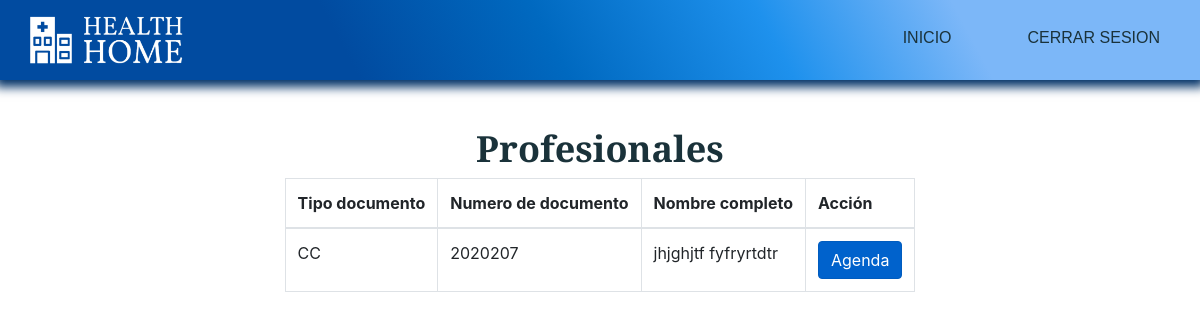
/index.php?c=Administrador&a=gestion_agenda, run on an earlier commit of the app's database.
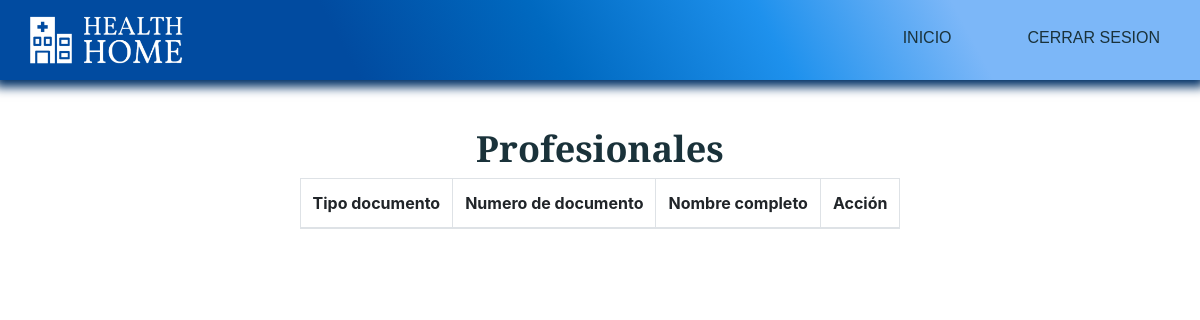
And on a later commit of the database.
### tables this page shows
CREATE TABLE `profesional` (
  `id_profesional` int(20) NOT NULL,
  `id_tipo_doc` varchar(5) NOT NULL,
  `num_doc_prof` varchar(20) NOT NULL,
  `id_consultorios` varchar(3) DEFAULT NULL,
  `id_especialidad` tinyint(2) DEFAULT NULL,
  `nombres_prof` varchar(40) NOT NULL,
  `apellidos_prof` varchar(40) NOT NULL,
  `tel_prof` bigint(10) NOT NULL,
  `correo_prof` varchar(30) NOT NULL,
  `dias_laborales` text NOT NULL,
  `franja_horaria` varchar(30) NOT NULL,
  `estado_prof` tinyint(1) NOT NULL,
  `pass_prof` varchar(20) NOT NULL,
  `create_prof` datetime NOT NULL DEFAULT current_timestamp()
);

### controllers/Administrador.php (called while the page is built, shortened)
<?php
	class AdministradorController {
		public function __construct(){
			require_once "models/AdministradorModel.php";
		}
		public function gestion_agenda(){
			$agenda =  new Administrador_model();
			$data["profesionales"] = $agenda->get_profesional();
			$data["tipo_doc"] = $agenda->get_tipo_doc();
			require_once "views/administrador/gestion_agenda/gestion_agenda.php";
		}
	}
?>

### config/database.php (called while the page is built)
<?php
	class Conectar {
		public static function conexion(){
			$conexion = new mysqli("localhost", "root", "", "clinica_health_home");
			return $conexion;
		}
	}
?>

### models/AdministradorModel.php (called while the page is built, shortened)
<?php
	class Administrador_model {
		private $db;
		private $profesional;
		private $tipo_doc;
		public function __construct(){
			$this->db = Conectar::conexion();
			$this->profesional = array();
			$this->tipo_doc = array();
		}
        public function get_profesional()
		{
			$sql = "SELECT * FROM profesional";
			$resultado = $this->db->query($sql);
			while($row = $resultado->fetch_assoc())
			{
				$this->profesional[] = $row;
			}
			return $this->profesional;
		}
		public function get_tipo_doc()
		{
			$sql = "SELECT * FROM tipo_doc";
			$resultado = $this->db->query($sql);
			while($row = $resultado->fetch_assoc())
			{
				$this->tipo_doc[] = $row;
			}
			return $this->tipo_doc;
		}
	}
?>

### views/administrador/gestion_agenda/gestion_agenda.php (the view, shortened to what this page needs)
<!DOCTYPE html>
<html lang="en">
<head>
    <link rel="stylesheet" href="assets/css/estilos.css">
    <link rel="stylesheet" href="https://stackpath.bootstrapcdn.com/bootstrap/4.4.1/css/bootstrap.min.css">
    <link rel="stylesheet" type="text/css" href="https://cdn.datatables.net/v/bs4/dt-1.10.20/datatables.min.css"/>
    <link rel="stylesheet" type="text/css" href="https://cdn.datatables.net/responsive/2.2.3/css/responsive.dataTables.min.css">
</head>
<body>
    <header>
        <div class="container__menu">
            <div class="logo">
                <img src="assets/images/Logo2.png" alt="">
            </div>
            <div class="menu">
                <nav id="nav">
                    <ul>
                        <li><a href="index.php?c=Administrador&a=index">Inicio</a></li>
                        <li><a href="">Cerrar sesion</a></li>
                    </ul>
                </nav>
            </div>
        </div>
    </header>
    <main>
        <div class="container__cover">
            <div class="cover">
                <div class="caja3">
                    <h1>Profesionales</h1>
                    <div class="row">
                        <div class="col-lg-12">
                            <table id="example" class="table table-bordered  display nowrap" cellspacing="0" width="100%">
                                <thead>
                                    <tr>
                                        <th>Tipo documento</th>
                                        <th>Numero de documento</th>
                                        <th>Nombre completo</th>
                                        <th>Acción</th>
                                    </tr>
                                </thead>
                                <tbody>
                                    <?php
                                    foreach ($data["profesionales"] as $dato){
                                        echo "<tr>";
                                        echo "<td>".$dato["id_tipo_doc"]."</td>";
                                        echo "<td>".$dato["id_profesional"]."</td>";
                                        echo "<td>".$dato["nombres_prof"]."&nbsp".$dato["apellidos_prof"]."</td>";
                                        echo "<td><a href='index.php?c=Administrador&a=gestion_agenda_2&id=".$dato["id_profesional"]."' class='btn btn-primary active' role='button' aria-pressed='true'>Agenda</a></td>";
                                        echo "</tr>";
                                    }
                                    ?>
                                </tbody>
                            </table>
                        </div>
                    </div>
                </div>
            </div>
        </div>
    </main>
</body>
</html>

What changed in the data, as far as the page shows it:
removed profesional: id_tipo_doc "CC", id_profesional "2020207", nombres_prof "jhjghjtf", apellidos_prof "fyfryrtdtr"
